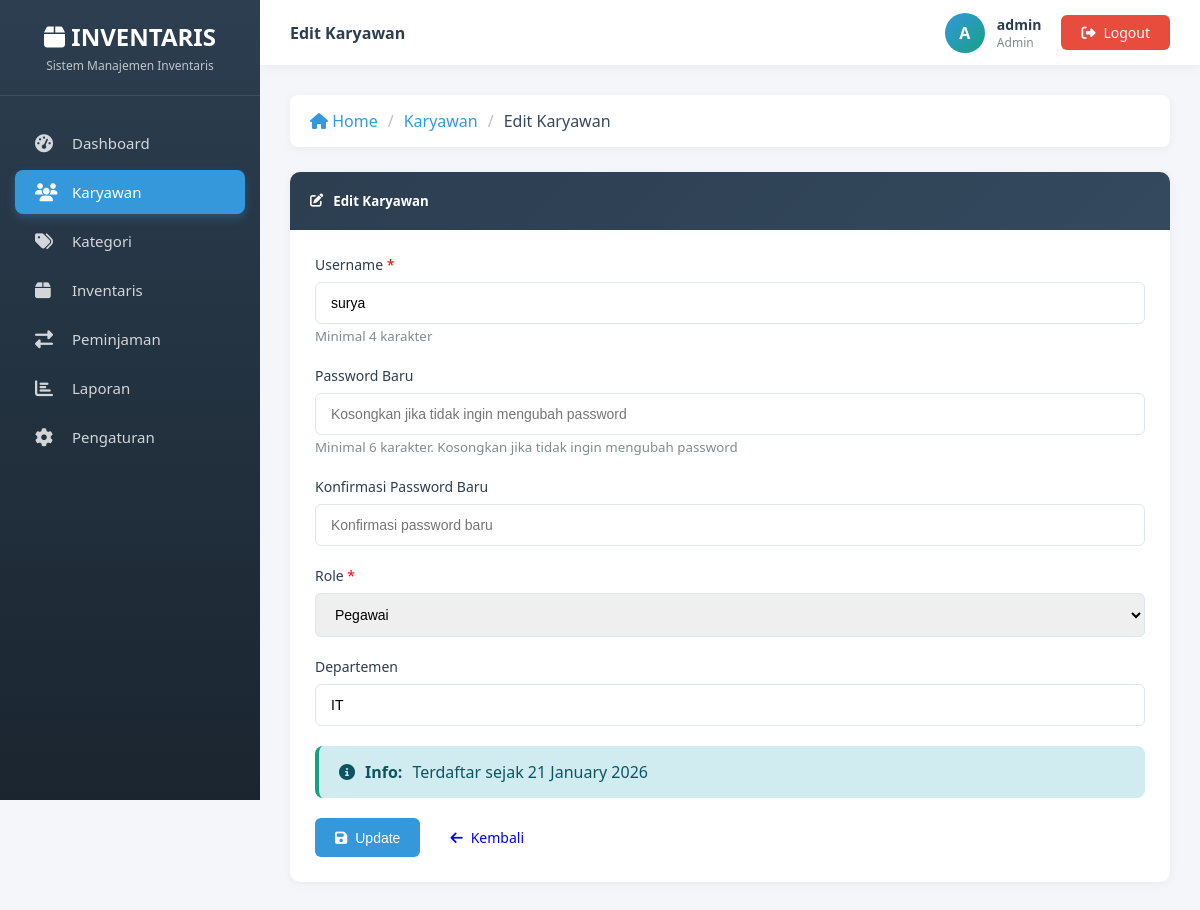
The page /karyawan/edit.php?id=2 (signed in) on the database its author committed.
### tables this page shows
CREATE TABLE `users` (
  `id` int(11) NOT NULL,
  `username` varchar(100) NOT NULL,
  `password` varchar(255) NOT NULL,
  `role` enum('admin','pegawai') NOT NULL DEFAULT 'pegawai',
  `departemen` varchar(100) DEFAULT NULL,
  `created_at` timestamp NOT NULL DEFAULT current_timestamp()
);

### karyawan/edit.php (the view, shortened to what this page needs)
<?php
require_once __DIR__ . '/../views/header.php';
$db = Database::getInstance()->getConnection();
$id = isset($_GET['id']) ? (int)$_GET['id'] : 0;
$query = "SELECT * FROM users WHERE id = $id";
$result = $db->query($query);
$data = $result->fetch_assoc();
?>
<?php include __DIR__ . '/../views/sidebar.php'; ?>
<?php include __DIR__ . '/../views/topnav.php'; ?>
<div class="main-content">
    <?php include __DIR__ . '/../views/breadcrumb.php'; ?>
    <div class="card">
        <div class="card-header">
            <h5><i class="fas fa-edit"></i> Edit Karyawan</h5>
        </div>
        <div class="card-body">
            <form method="POST" action="">
                <div class="form-group">
                    <label>Username <span style="color: red;">*</span></label>
                    <input type="text" name="username" class="form-control" value="<?php echo htmlspecialchars($data['username']); ?>" required autofocus>
                    <small style="color: #7f8c8d;">Minimal 4 karakter</small>
                </div>
                <div class="form-group">
                    <label>Password Baru</label>
                    <input type="password" name="password" class="form-control" placeholder="Kosongkan jika tidak ingin mengubah password">
                    <small style="color: #7f8c8d;">Minimal 6 karakter. Kosongkan jika tidak ingin mengubah password</small>
                </div>
                <div class="form-group">
                    <label>Konfirmasi Password Baru</label>
                    <input type="password" name="confirm_password" class="form-control" placeholder="Konfirmasi password baru">
                </div>
                <div class="form-group">
                    <label>Role <span style="color: red;">*</span></label>
                    <select name="role" class="form-control" required style="padding: 12px 15px;">
                        <option value="pegawai" <?php echo $data['role'] == 'pegawai' ? 'selected' : ''; ?>>Pegawai</option>
                    </select>
                </div>
                <div class="form-group">
                    <label>Departemen</label>
                    <input type="text" name="departemen" class="form-control" value="<?php echo htmlspecialchars($data['departemen']); ?>" placeholder="Masukkan departemen (opsional)">
                </div>
                <div class="alert alert-info">
                    <i class="fas fa-info-circle"></i>
                    <strong>Info:</strong> Terdaftar sejak <?php echo date('d F Y', strtotime($data['created_at'])); ?>
                </div>
                <div style="display: flex; gap: 10px;">
                    <button type="submit" class="btn btn-primary">
                        <i class="fas fa-save"></i> Update
                    </button>
                    <a href="index.php" class="btn btn-secondary">
                        <i class="fas fa-arrow-left"></i> Kembali
                    </a>
                </div>
            </form>
        </div>
    </div>
</div>
<?php include __DIR__ . '/../views/footer.php'; ?>

### assets/css/style.css (style rules this page uses)
:root { --primary: #2c3e50; --secondary: #34495e; --accent: #3498db; --dark: #1a252f; --light: #ecf0f1; --success: #27ae60; --danger: #e74c3c; --warning: #f39c12; --info: #16a085; --sidebar-width: 260px; --topnav-height: 65px; }
* { margin: 0; padding: 0; box-sizing: border-box; }
body { font-family: 'Segoe UI', Tahoma, Geneva, Verdana, sans-serif; background: #f5f6fa; color: #2c3e50; }
.main-content { margin-left: var(--sidebar-width); margin-top: var(--topnav-height); padding: 30px; min-height: calc(100vh - var(--topnav-height)); }
.card { background: white; border-radius: 10px; box-shadow: 0 2px 10px rgba(0, 0, 0, 0.05); margin-bottom: 25px; border: none; overflow: hidden; }
.card-header { background: linear-gradient(135deg, var(--primary), var(--secondary)); color: white; padding: 20px; border-bottom: none; display: flex; align-items: center; justify-content: space-between; }
.card-header h5 { margin: 0; font-weight: 600; display: flex; align-items: center; gap: 10px; }
.card-body { padding: 25px; }
.btn { padding: 10px 20px; border: none; border-radius: 6px; cursor: pointer; font-size: 14px; transition: all 0.3s ease; text-decoration: none; display: inline-flex; align-items: center; gap: 8px; font-weight: 500; }
.btn-primary { background: var(--accent); color: white; }
.form-group { margin-bottom: 20px; }
.form-group label { display: block; margin-bottom: 8px; color: var(--primary); font-weight: 500; font-size: 14px; }
.form-control { width: 100%; padding: 12px 15px; border: 1px solid #dfe6e9; border-radius: 6px; font-size: 14px; transition: all 0.3s ease; }
.alert { padding: 15px 20px; border-radius: 8px; margin-bottom: 20px; display: flex; align-items: center; gap: 10px; position: relative; }
.alert-info { background: #d1ecf1; color: #0c5460; border-left: 4px solid var(--info); }

### rows shown on the page
users: username "surya", role "Pegawai", departemen "IT", created_at "21 January 2026"

### other values the page prints
$menu['title'] "Dashboard"
$menu['title'] "Karyawan"
$menu['title'] "Kategori"
$menu['title'] "Inventaris"
$menu['title'] "Peminjaman"
$menu['title'] "Laporan"
$menu['title'] "Pengaturan"
$pageTitle "Edit Karyawan"
substr($user['username'], 0, 1) "A"
$user['username'] "admin"
$user['role'] "Admin"
$crumb['title'] "Karyawan"
$crumb['title'] "Edit Karyawan"
